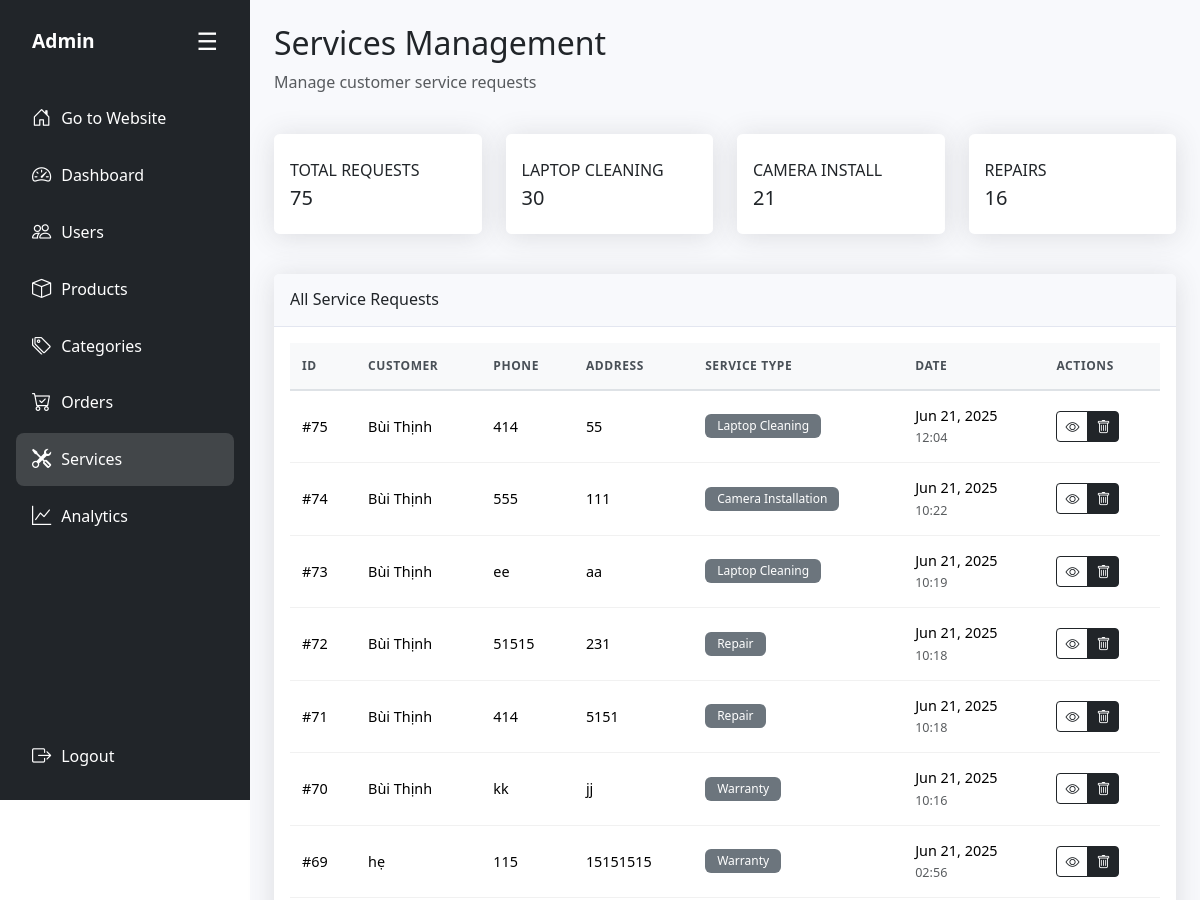
Page /admin/modules/services.php (signed in, upper part) on the earlier database version.
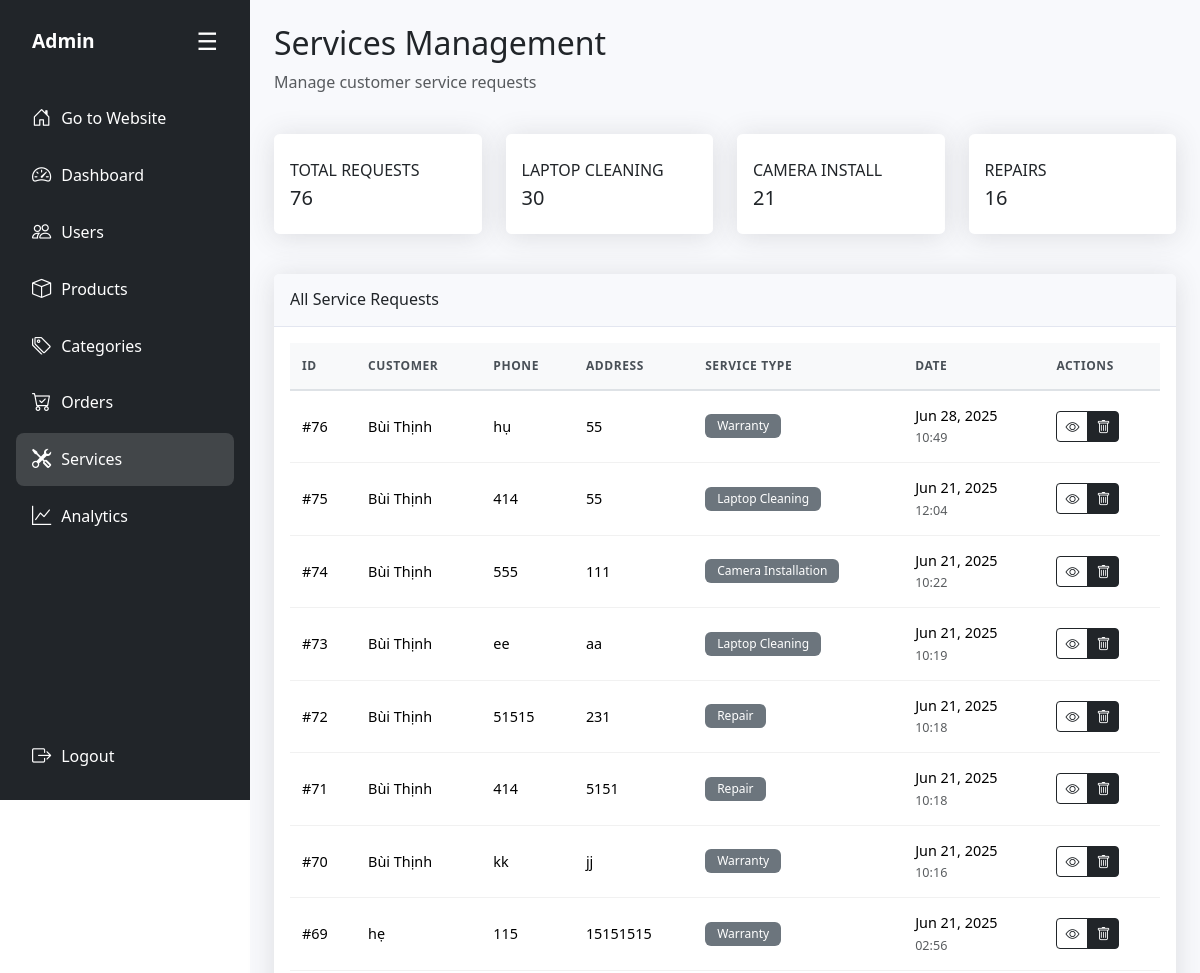
Same page on the later database version.
### tables this page shows
CREATE TABLE `services` (
  `id` int(11) NOT NULL,
  `user_id` int(11) NOT NULL,
  `name` varchar(255) NOT NULL,
  `phone` varchar(20) NOT NULL,
  `address` varchar(255) NOT NULL,
  `service_type` varchar(255) DEFAULT NULL,
  `created_at` datetime DEFAULT current_timestamp()
);

CREATE TABLE `site_user` (
  `id` int(11) NOT NULL,
  `name` varchar(50) DEFAULT NULL,
  `address` varchar(255) DEFAULT NULL,
  `email` varchar(255) NOT NULL,
  `phone` varchar(50) DEFAULT NULL,
  `username` varchar(50) NOT NULL,
  `password` varchar(255) NOT NULL,
  `role` tinyint(1) NOT NULL DEFAULT 0,
  `reset_token` varchar(64) DEFAULT NULL
);

### admin/modules/services.php (the view, shortened to what the changed rows need)
<?php
require_once '../includes/admin-layout.php';
?>
<div class="row mb-4">
    <div class="col-12">
        <h2>Services Management</h2>
    </div>
</div>
<div class="row mb-4">
    <div class="col-xl-3 col-md-6 col-sm-6 mb-3">
        <div class="card h-100 py-2">
            <div class="card-body">
                <div class="row no-gutters align-items-center">
                    <div class="col mr-2">
                        <div class="text-xs font-weight-bold text-dark text-uppercase mb-1">Total Requests</div>
                        <div class="h5 mb-0 font-weight-bold text-gray-800">
                            <?php
                            try {
                                $stmt = $conn->prepare("SELECT COUNT(*) as count FROM services");
                                $stmt->execute();
                                echo $stmt->fetch()['count'];
                            } catch (Exception $e) {
                                echo "Error";
                            }
                            ?>
                        </div>
                    </div>
                </div>
            </div>
        </div>
    </div>
</div>
<div class="row">
    <div class="col-12">
        <div class="card">
            <div class="card-body">
                <div class="d-none d-md-block">
                    <div class="table-responsive">
                        <table class="table table-hover" id="servicesTable">
                            <thead>
                                <tr>
                                    <th>ID</th>
                                    <th>Customer</th>
                                    <th class="d-none d-lg-table-cell">Phone</th>
                                    <th class="d-none d-lg-table-cell">Address</th>
                                    <th>Service Type</th>
                                    <th class="d-none d-lg-table-cell">Date</th>
                                    <th>Actions</th>
                                </tr>
                            </thead>
                            <tbody>
                                <?php
                                try {
                                    $stmt = $conn->prepare("
                                        SELECT s.*, u.name as user_name
                                        FROM services s
                                        LEFT JOIN site_user u ON s.user_id = u.id
                                        ORDER BY s.created_at DESC
                                    ");
                                    $stmt->execute();
                                    while ($service = $stmt->fetch(PDO::FETCH_ASSOC)) {
                                        $customer_name = $service['user_name'] ?: $service['name'] ?: 'Guest';
                                        echo "<tr>";
                                        echo "<td>#{$service['id']}</td>";
                                        echo "<td class='text-truncate' style='max-width: 150px;'>" . htmlspecialchars($customer_name) . "</td>";
                                        echo "<td class='d-none d-lg-table-cell'>" . htmlspecialchars($service['phone']) . "</td>";
                                        echo "<td class='d-none d-lg-table-cell text-truncate' style='max-width: 150px;'>" . htmlspecialchars(substr($service['address'], 0, 30)) . (strlen($service['address']) > 30 ? '...' : '') . "</td>";
                                        echo "<td><span class='badge bg-secondary'>" . htmlspecialchars($service['service_type']) . "</span></td>";
                                        echo "<td class='d-none d-lg-table-cell'>" . date('M d, Y', strtotime($service['created_at'])) . "<br><small class='text-muted'>" . date('H:i', strtotime($service['created_at'])) . "</small></td>";
                                        echo "<td>";
                                        echo "<div class='btn-group btn-group-sm' role='group'>";
                                        echo "<button class='btn btn-outline-dark' onclick='viewServiceDetails({$service['id']})' title='View Details'><i class='bi bi-eye'></i></button>";
                                        echo "<button class='btn btn-dark' onclick='deleteService({$service['id']})' title='Delete Service'><i class='bi bi-trash'></i></button>";
                                        echo "</div>";
                                        echo "</td>";
                                        echo "</tr>";
                                    }
                                } catch (Exception $e) {
                                    echo "<tr><td colspan='7' class='text-center text-danger'>Error loading services: {$e->getMessage()}</td></tr>";
                                }
                                ?>
                            </tbody>
                        </table>
                    </div>
                </div>
            </div>
        </div>
    </div>
</div>
<?php require_once '../includes/admin-layout-footer.php'; ?>

Differences in the rows shown:
added services: id "76", user.name "Bùi Thịnh", phone "hụ", address "55", service_type "Warranty", created_at "Jun 28, 2025", created_at "10:49"
Other differences:
$stmt->fetch()['count']: "75" → "76"
